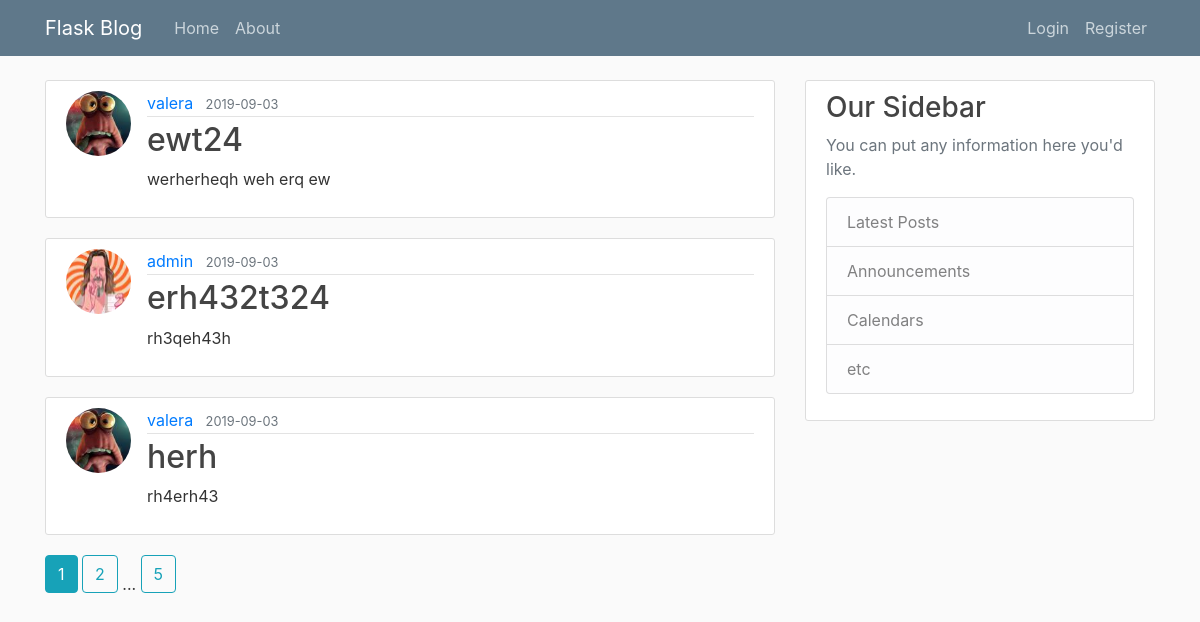
The page /home on the database its author committed.
### blog/models.py (models this page shows, shortened)
class Post(db.Model):
    id = db.Column(db.Integer, primary_key=True)
    title = db.Column(db.String(100), nullable=False)
    date_posted = db.Column(db.DateTime, nullable=False, default=datetime.utcnow)
    content = db.Column(db.Text, nullable=False)
    user_id = db.Column(db.Integer, db.ForeignKey('user.id'), nullable=False)

class User(db.Model, UserMixin):  # to enherite methods: is_authenticated, is_active, ...
    id = db.Column(db.Integer, primary_key=True)
    username = db.Column(db.String(20), unique=True, nullable=False)
    email = db.Column(db.String(120), unique=True, nullable=False)
    image_file = db.Column(db.String(20), nullable=False, default='dafault.jpeg')
    password = db.Column(db.String(20), nullable=False)
    posts = db.relationship('Post', backref='author', lazy=True)

### blog/routes.py (the view)
@app.route("/")
@app.route("/home")
def home():
    page = request.args.get('page', 1, type=int)
    posts = Post.query.order_by(Post.date_posted.desc()).paginate(page=page, per_page=3)
    return render_template('home.html', posts=posts)

### blog/templates/home.html
{% extends "layout.html" %}
{% block content %}
    {% for post in posts.items %}
    <article class="media content-section">
      <img src="{{ url_for('static', filename='profile_pics/' + post.author.image_file) }}" class="rounded-circle article-img">
      <div class="media-body">
        <div class="article-metadata">
          <a class="mr-2" href="{{ url_for('user_posts', username=post.author.username)}}">{{ post.author.username }}</a>
          <small class="text-muted">{{ post.date_posted.strftime('%Y-%m-%d') }}</small>
        </div>
        <h2><a class="article-title" href="{{ url_for('post', post_id=post.id)}}">{{ post.title }}</a></h2>
        <p class="article-content">{{ post.content }}</p>
      </div>
    </article>
    {% endfor %}
    {% for page_num in posts.iter_pages(left_edge=1, right_edge=1, left_current=1, right_current=2) %}
      {% if page_num %}
        {% if posts.page == page_num %}
          <a class="btn btn-info mb-4" href="{{ url_for('home', page=page_num) }}">{{ page_num }}</a>
        {% else %}
          <a class="btn btn-outline-info mb-4" href="{{ url_for('home', page=page_num) }}">{{ page_num }}</a>
        {% endif %}
      {% else %}
        ...
      {% endif %}
    {% endfor %}
{% endblock content %}

### blog/static/main.css (style rules this page uses)
body { background: #fafafa; color: #333333; margin-top: 5rem; }
h1, h2, h3, h4, h5, h6 { color: #444444; }
.content-section { background: #ffffff; padding: 10px 20px; border: 1px solid #dddddd; border-radius: 3px; margin-bottom: 20px; }
.article-title { color: #444444; }
.article-content { white-space: pre-line; }
.article-img { height: 65px; width: 65px; margin-right: 16px; }
.article-metadata { padding-bottom: 1px; margin-bottom: 4px; border-bottom: 1px solid #e3e3e3 }

### rows shown on the page
Post: image_file (picture), author.username "valera", date_posted "2019-09-03", title "ewt24", content "werherheqh weh erq ew"
Post: image_file (picture), author.username "admin", date_posted "2019-09-03", title "erh432t324", content "rh3qeh43h"
Post: image_file (picture), author.username "valera", date_posted "2019-09-03", title "herh", content "rh4erh43"

### other values the page prints
{{ page_num }} "1"
{{ page_num }} "2" "5"
